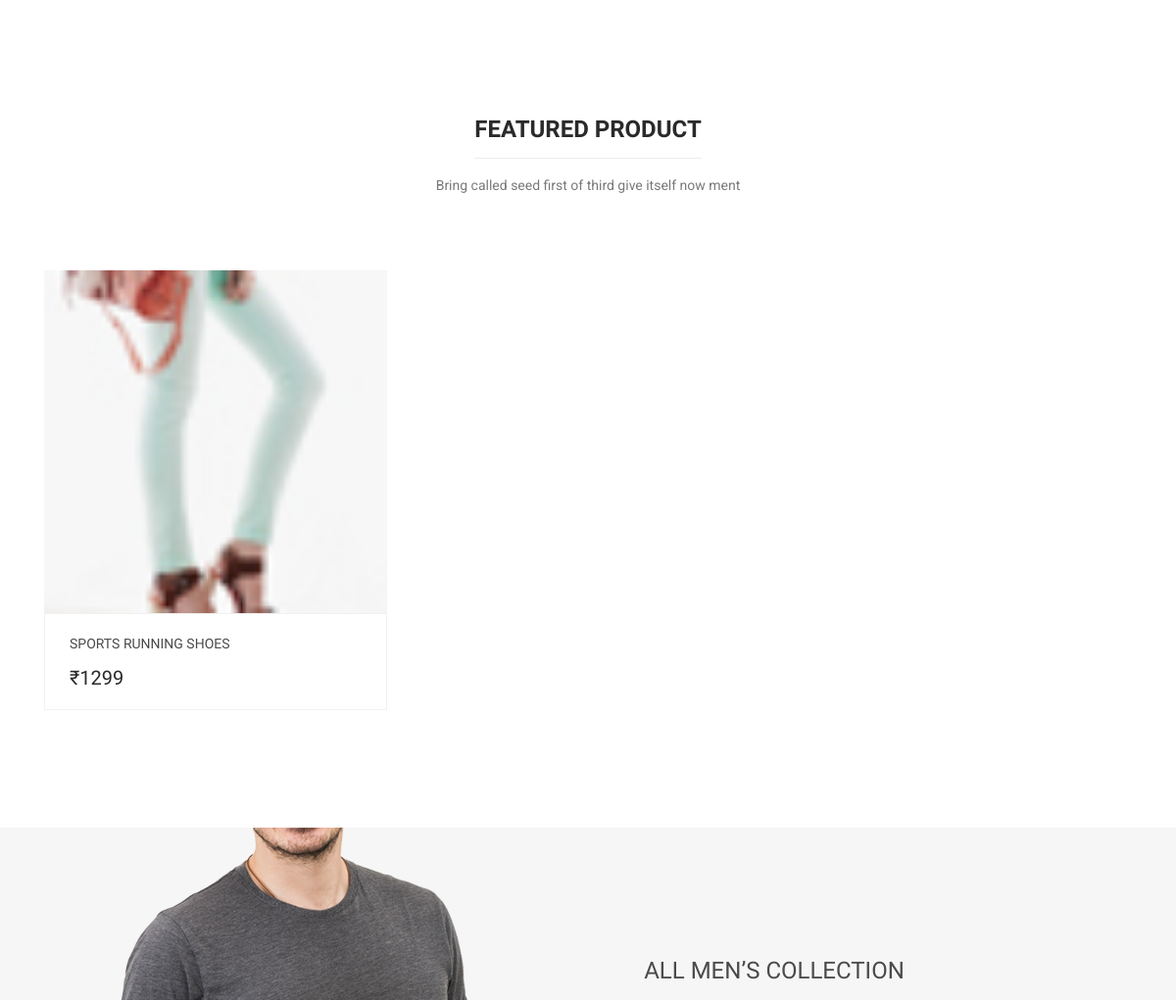
The app's page / (middle part), older data.
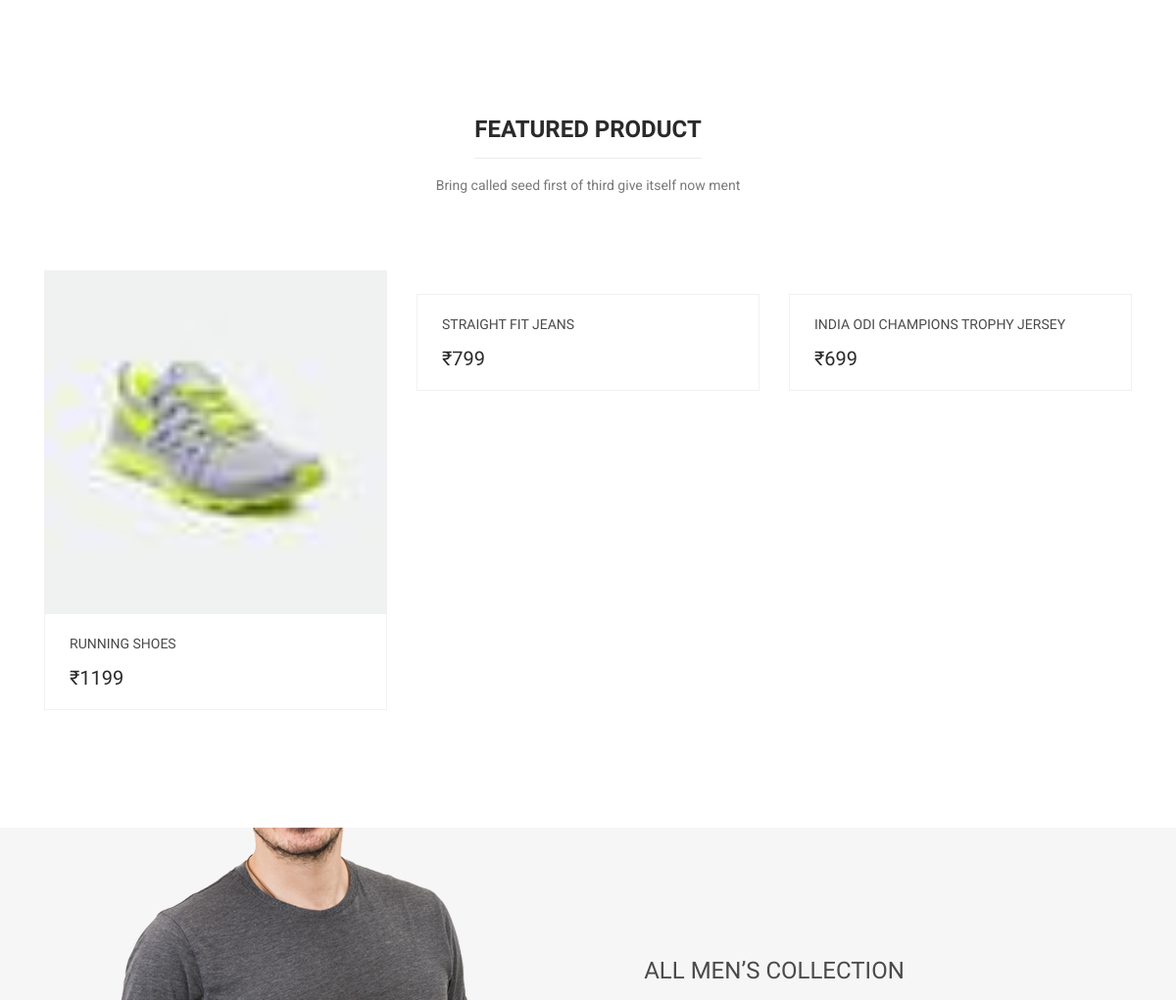
The same page, newer data.
### products/models.py (models this page shows, shortened)
class Product(BaseModel):
    product_name = models.CharField(max_length=100)
    slug = models.SlugField(unique=True, null=True, blank=True)
    category = models.ForeignKey(Category, on_delete=models.CASCADE, related_name="products")
    price = models.IntegerField()
    product_description = models.TextField()
    color_variant = models.ManyToManyField(ColorVariant, blank=True)
    size_variant = models.ManyToManyField(SizeVariant, blank=True)

class ProductImage(BaseModel):
    product = models.ForeignKey(Product, on_delete=models.CASCADE, related_name="product_images")
    image = models.ImageField(upload_to="product")

### home/views.py (the view)
# urls.py: path('', index, name='index'),
def index(request):
    context = {'products': get_random_products()}
    return render(request, 'home/index.html', context)

### products/views.py (called while the page is built)
def get_random_products():
    return Product.objects.order_by('?')[:3]

### templates/home/index.html (shortened to what this page needs)
{% extends 'base/base.html' %}
{% load static %}
{% block content %}
<section class="feature-area section_gap_bottom_custom">
  <div class="container">
    <div class="row">
      <div class="col-lg-3 col-md-6">
      </div>
      <div class="col-lg-3 col-md-6">
      </div>
      <div class="col-lg-3 col-md-6">
      </div>
      <div class="col-lg-3 col-md-6">
      </div>
    </div>
  </div>
</section>
<section class="feature_product_area section_gap_bottom_custom">
  <div class="container">
    <div class="row justify-content-center">
      <div class="col-lg-12">
        <div class="main_title">
          <h2><span>Featured product</span></h2>
          <p>Bring called seed first of third give itself now ment</p>
        </div>
      </div>
    </div>
    <div class="row">
      {% for product in products %}
      <div class="col-lg-4 col-md-6">
        <div class="single-product">
          <div class="product-img">
            <img
              class="img-fluid w-100"
              src="/media/{{product.product_images.first.image}}"
              alt=""
            />
          </div>
          <div class="product-btm">
            <a href="{% url 'get_product' product.slug %}" class="d-block">
              <h4>{{product.product_name}}</h4>
            </a>
            <div class="mt-3">
              <span class="mr-4">₹{{product.price}}</span>
            </div>
          </div>
        </div>
      </div>
      {% endfor %}
    </div>
  </div>
</section>
<section class="offer_area">
  <div class="container">
    <div class="row justify-content-center">
      <div class="offset-lg-4 col-lg-6 text-center">
        <div class="offer_content">
          <h3 class="text-uppercase mb-40">all men’s collection</h3>
        </div>
      </div>
    </div>
  </div>
</section>
{% endblock %}

Row changes from the older to the newer data that the page shows:
removed Product: product_images.first.image (picture), product_name "SPORTS RUNNING SHOES", price "1299"
added Product: product_images.first.image (picture), product_name "RUNNING SHOES", price "1199"
added Product: product_name "STRAIGHT FIT JEANS", price "799"
added Product: product_name "INDIA ODI CHAMPIONS TROPHY JERSEY", price "699"
